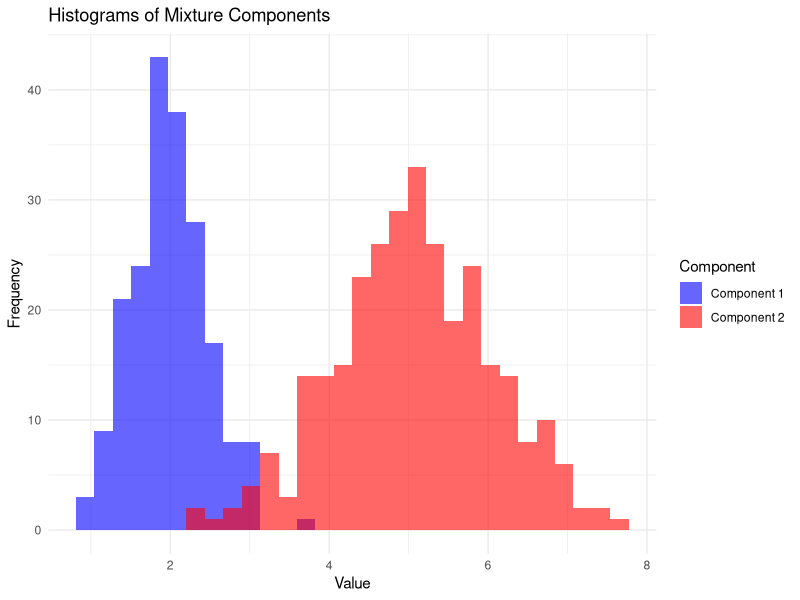
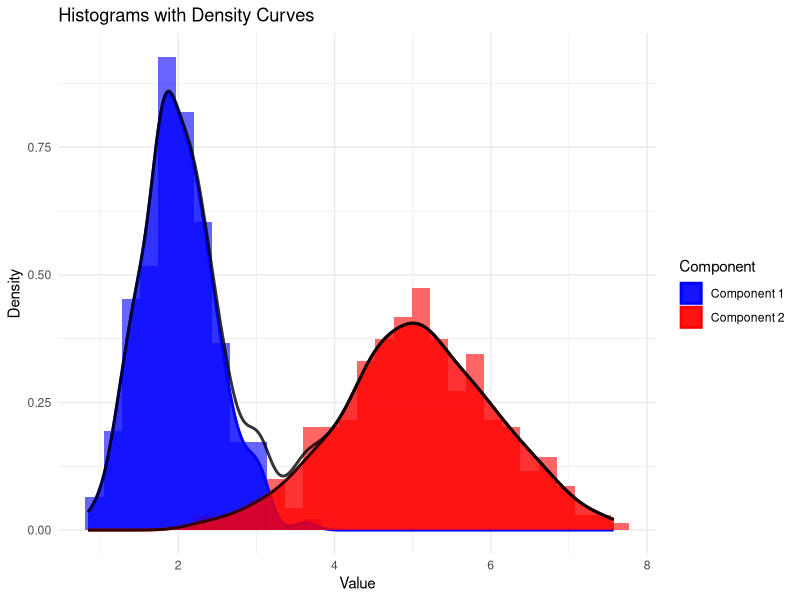
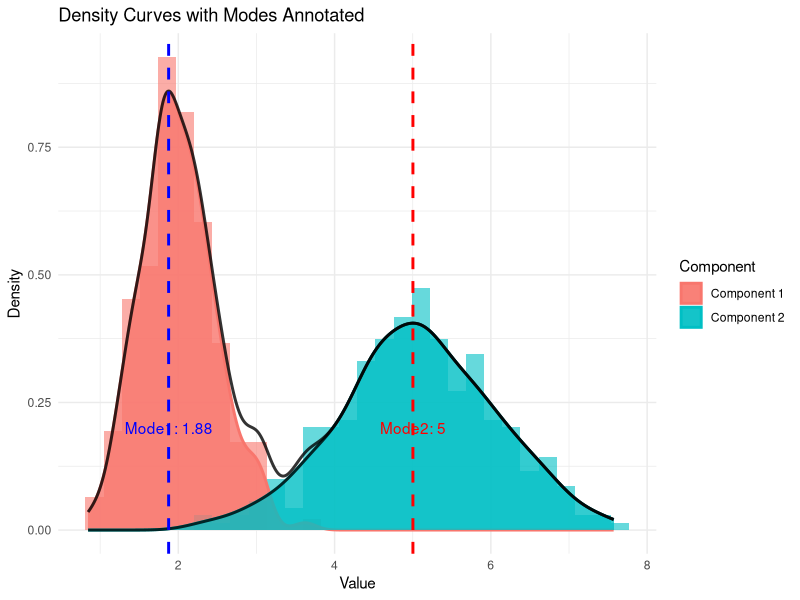
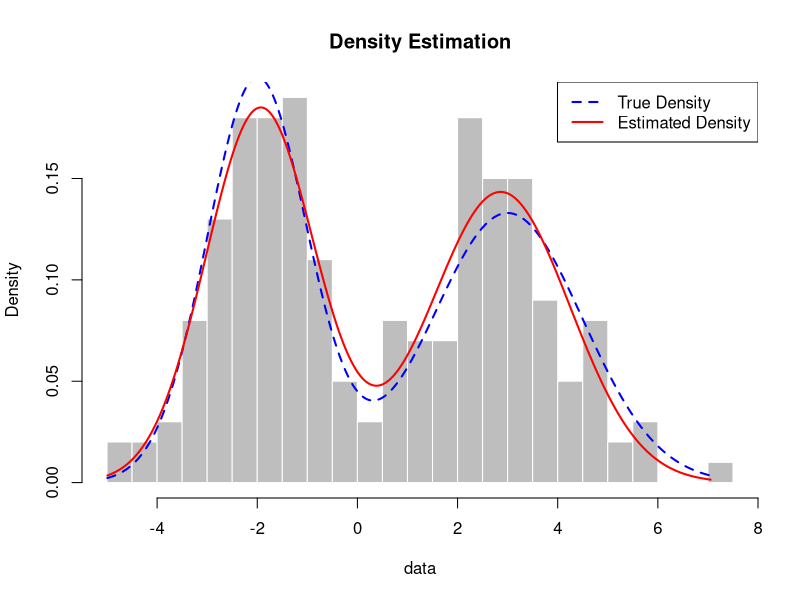

Here is the R script that generated these plots, in order:
## ---- chunk 1
generate_mixture_data <- function(n1 = 200, n2 = 300, mu1 = 2, mu2 = 5, 
                                sigma1 = 0.5, sigma2 = 1) {
  set.seed(123)  # For reproducibility
  data1 <- rnorm(n1, mean = mu1, sd = sigma1)
  data2 <- rnorm(n2, mean = mu2, sd = sigma2)
  return(c(data1, data2))
}

# Generate data for use in subsequent tasks
mixture_data <- generate_mixture_data()
## ---- chunk 2
# Load required libraries
library(ggplot2)
suppressWarnings(suppressMessages(library(tidyverse)))



## ---- chunk 3
# Your solution here!

# Generate mixture data
set.seed(123)
data1 <- rnorm(200, mean = 2, sd = 0.5)
data2 <- rnorm(300, mean = 5, sd = 1)

# Combine into a single data frame
mixture_df <- data.frame(
  value = c(data1, data2),
  component = rep(c("Component 1", "Component 2"), times = c(length(data1), length(data2)))
)

# Create histograms
ggplot(mixture_df, aes(x = value, fill = component)) +
  geom_histogram(position = "identity", bins = 30, alpha = 0.6) +
  scale_fill_manual(values = c("blue", "red")) +
  labs(
    title = "Histograms of Mixture Components",
    x = "Value",
    y = "Frequency",
    fill = "Component"
  ) +
  theme_minimal()


# Plot histograms with density curves
ggplot(mixture_df, aes(x = value, fill = component)) +
  geom_histogram(aes(y = ..density..), position = "identity", bins = 30, alpha = 0.6) +
  geom_density(aes(color = component), size = 1, alpha = 0.8) +
  stat_density(geom = "line", color = "black", size = 1, alpha = 0.8) + # Overall density
  scale_fill_manual(values = c("blue", "red")) +
  scale_color_manual(values = c("blue", "red")) +
  labs(
    title = "Histograms with Density Curves",
    x = "Value",
    y = "Density",
    fill = "Component",
    color = "Component"
  ) +
  theme_minimal()


# Calculate modes
mode1 <- density(data1)$x[which.max(density(data1)$y)]
mode2 <- density(data2)$x[which.max(density(data2)$y)]

# Annotate plot with modes
ggplot(mixture_df, aes(x = value, fill = component)) +
  geom_histogram(aes(y = ..density..), position = "identity", bins = 30, alpha = 0.6) +
  geom_density(aes(color = component), size = 1, alpha = 0.8) +
  stat_density(geom = "line", color = "black", size = 1, alpha = 0.8) + # Overall density
  geom_vline(xintercept = mode1, color = "blue", linetype = "dashed", size = 1) +
  geom_vline(xintercept = mode2, color = "red", linetype = "dashed", size = 1) +
  annotate("text", x = mode1, y = 0.2, label = paste("Mode1:", round(mode1, 2)), color = "blue") +
  annotate("text", x = mode2, y = 0.2, label = paste("Mode2:", round(mode2, 2)), color = "red") +
  labs(
    title = "Density Curves with Modes Annotated",
    x = "Value",
    y = "Density",
    fill = "Component",
    color = "Component"
  ) +
  theme_minimal()














## ---- chunk 4
# Your solution here!
em_gaussian_mixture <- function(data, k = 2, max_iter = 100, tolerance = 1e-6) {
  # Number of data points
  n <- length(data)
  
  # 2.1 Initialize parameters
  set.seed(123) # For reproducibility
  mu <- sample(data, k) # Randomly select initial means
  sigma <- rep(sd(data), k) # Initialize standard deviations to overall std. dev
  lambda <- rep(1/k, k) # Initialize mixing proportions equally
  responsibilities <- matrix(0, nrow = n, ncol = k) # Responsibilities matrix
  log_likelihoods <- numeric(max_iter) # Log-likelihood storage
  
  # 2.2 Implement EM algorithm
  for (iter in 1:max_iter) {
    # E-step: Calculate responsibilities
    for (j in 1:k) {
      responsibilities[, j] <- lambda[j] * dnorm(data, mean = mu[j], sd = sigma[j])
    }
    responsibilities <- responsibilities / rowSums(responsibilities)
    
    # M-step: Update parameters
    for (j in 1:k) {
      rj_sum <- sum(responsibilities[, j]) # Sum of responsibilities for component j
      mu[j] <- sum(responsibilities[, j] * data) / rj_sum
      sigma[j] <- sqrt(sum(responsibilities[, j] * (data - mu[j])^2) / rj_sum)
      lambda[j] <- rj_sum / n
    }
    
    # Calculate log-likelihood
    log_likelihood <- sum(log(rowSums(sapply(1:k, function(j) {
      lambda[j] * dnorm(data, mean = mu[j], sd = sigma[j])
    }))))
    log_likelihoods[iter] <- log_likelihood
    
    # Check convergence
    if (iter > 1 && abs(log_likelihoods[iter] - log_likelihoods[iter - 1]) < tolerance) {
      log_likelihoods <- log_likelihoods[1:iter]
      break
    }
  }
  
  # Assign labels for clarity
  names(mu) <- paste0("Component ", 1:k)
  names(sigma) <- paste0("Component ", 1:k)
  names(lambda) <- paste0("Component ", 1:k)
  
  # 2.3 Return results
  return(list(
    mu = mu,
    sigma = sigma,
    lambda = lambda,
    responsibilities = responsibilities,
    log_likelihoods = log_likelihoods,
    iterations = iter
  ))
}

# 2.4 Plot density estimate
plot_density <- function(data, true_mu, true_sigma, true_lambda, estimated_mu, estimated_sigma, estimated_lambda) {
  hist(data, breaks = 30, probability = TRUE, main = "Density Estimation", col = "gray", border = "white")
  x_vals <- seq(min(data), max(data), length.out = 1000)
  
  # True density
  true_density <- rowSums(sapply(1:length(true_mu), function(j) {
    true_lambda[j] * dnorm(x_vals, mean = true_mu[j], sd = true_sigma[j])
  }))
  lines(x_vals, true_density, col = "blue", lwd = 2, lty = 2)
  
  # Estimated density
  estimated_density <- rowSums(sapply(1:length(estimated_mu), function(j) {
    estimated_lambda[j] * dnorm(x_vals, mean = estimated_mu[j], sd = estimated_sigma[j])
  }))
  lines(x_vals, estimated_density, col = "red", lwd = 2)
  
  legend("topright", legend = c("True Density", "Estimated Density"), 
         col = c("blue", "red"), lwd = 2, lty = c(2, 1))
}

# Example Usage
set.seed(42)
data <- c(rnorm(100, mean = -2, sd = 1), rnorm(100, mean = 3, sd = 1.5))
results <- em_gaussian_mixture(data, k = 2)

# Print results
cat("Estimated Means (μ):\n")
print(results$mu)

cat("\nEstimated Standard Deviations (σ):\n")
print(results$sigma)

cat("\nEstimated Mixing Proportions (λ):\n")
print(results$lambda)

# True parameters for comparison
true_mu <- c(-2, 3)
true_sigma <- c(1, 1.5)
true_lambda <- c(0.5, 0.5)

# Plot the density
plot_density(data, true_mu, true_sigma, true_lambda, results$mu, results$sigma, results$lambda)











